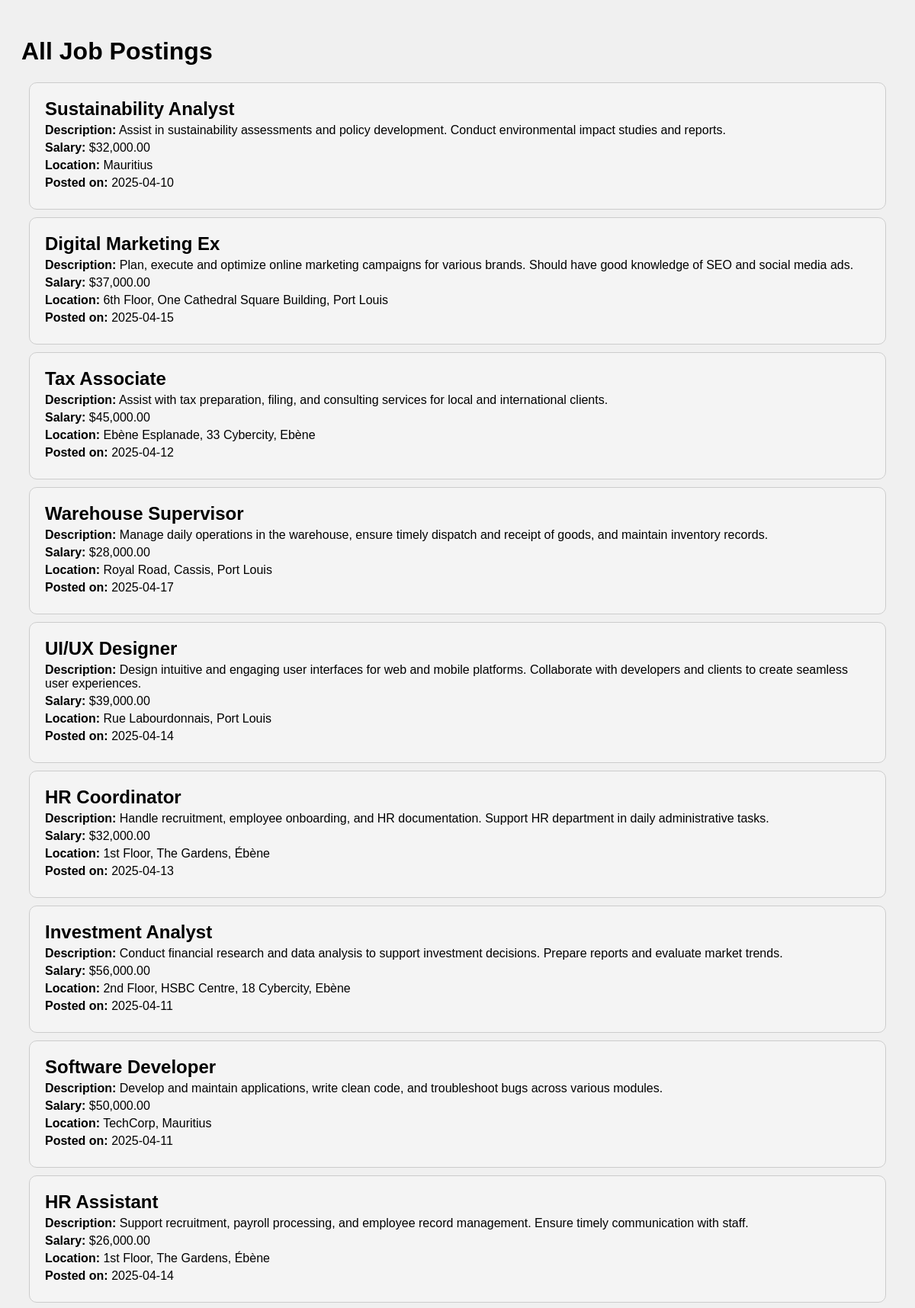
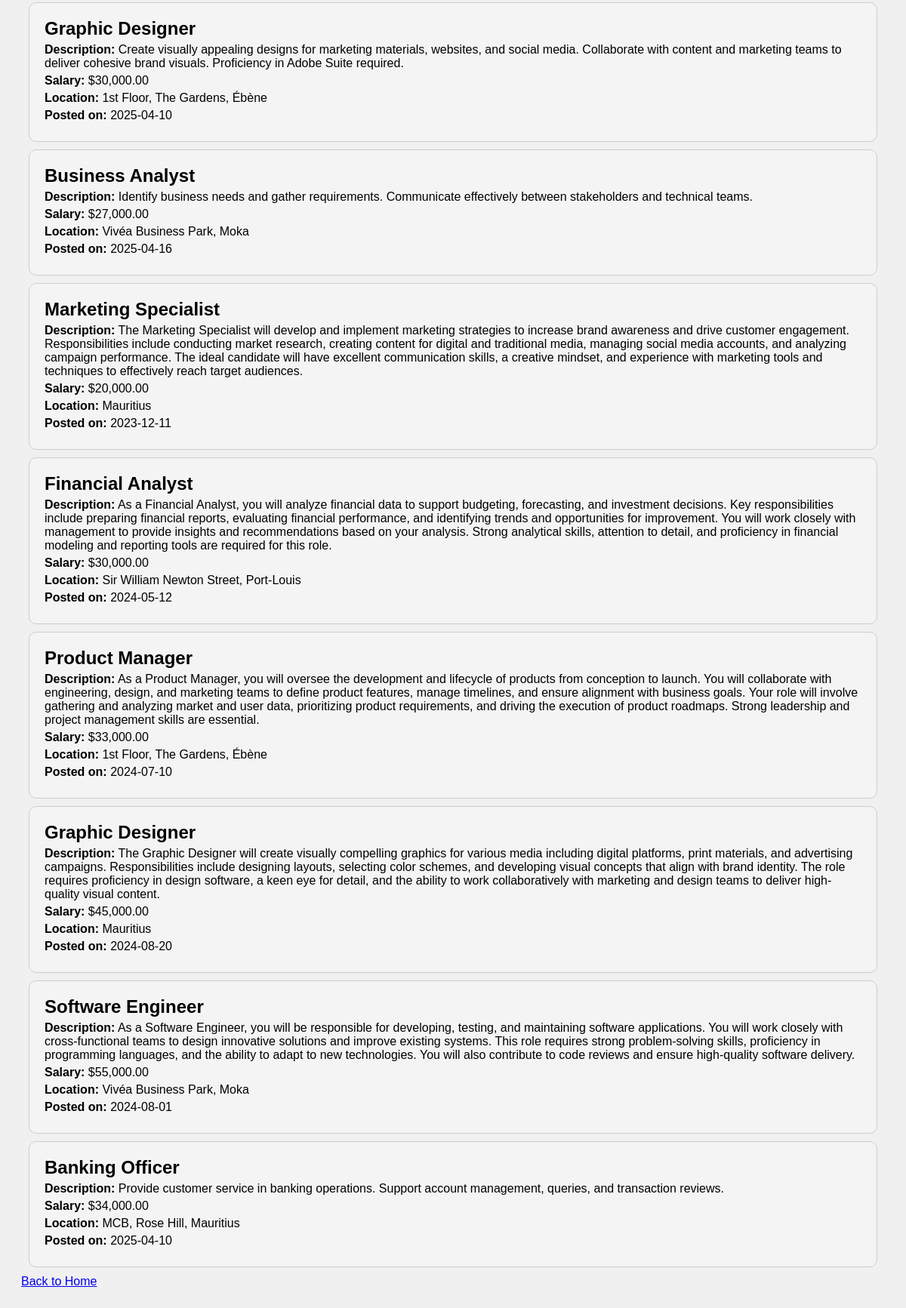
Screenshot of /jobsPosted.php with the database file from the repository (2 pictures, top to bottom).
### tables this page shows
CREATE TABLE `jobs` (
  `JobID` varchar(10) NOT NULL,
  `EmpID` int(10) NOT NULL,
  `Title` varchar(30) NOT NULL,
  `Description` varchar(600) NOT NULL,
  `Location` varchar(80) NOT NULL,
  `Salary` double NOT NULL,
  `DatePosted` date NOT NULL,
  `JobType` varchar(30) NOT NULL,
  `JobCategory` varchar(100) NOT NULL,
  `YearsOfExperience` int(5) NOT NULL
);

### jobsPosted.php (the view, shortened to what this page needs)
<?php
$servername = "localhost";
$username = "root";
$password = "";
$dbname = "jobrecruitment";
$conn = new mysqli($servername, $username, $password, $dbname);
$sql = "SELECT Title, Description, Salary, Location, DatePosted FROM jobs";
$result = $conn->query($sql);
?>
<!DOCTYPE html>
<html lang="en">
<head>
    <link rel="stylesheet" type="text/css" href="css/employerpage.css">
</head>
<body>
<div class="jobs-container">
    <h1>All Job Postings</h1>
    <?php
    if ($result->num_rows > 0) {
        while ($row = $result->fetch_assoc()) {
            echo '<div class="job-details">';
            echo '<h2>' . htmlspecialchars($row["Title"]) . '</h2>';
            echo '<p><strong>Description:</strong> ' . htmlspecialchars($row['Description']) . '</p>';
            echo '<p><strong>Salary:</strong> $' . number_format($row['Salary'], 2) . '</p>';
            echo '<p><strong>Location:</strong> ' . htmlspecialchars($row['Location']) . '</p>';
            echo '<p><strong>Posted on:</strong> ' . htmlspecialchars($row['DatePosted']) . '</p>';
            echo '</div>';
        }
    } else {
        echo "No jobs found.";
    }
    ?>
    <a href="employerhome.php">Back to Home</a>
</div>
</body>
</html>

### css/employerpage.css (style rules this page uses)
body { background-color: hsl(201, 95%, 70%,.7); background-image: url("https://images.unsplash.com/photo-1440492248262-6895f9da82fc?crop=entropy&cs=srgb&fm=jpg&ixid=MXwxNDU4OXwwfDF8cmFuZG9tfHx8fHx8fHw&ixlib=rb-1.2.1&q=85"); background-blend-mode: multiply; background-position: center center; background-repeat: no repeat; background-attachment: fixed; }
.jobs-container { padding: 15px 20px; }

### jobsPosted.php (style rules this page uses)
body { font-family: Arial, sans-serif; background-color: #f0f0f0; }
.job-details { border: 1px solid #ccc; padding: 20px; margin: 10px; border-radius: 10px; background-color: #f4f4f4; }
.job-details h2 { margin: 0; }
.job-details p { margin: 5px 0; }
.jobs-container { padding: 20px; }

### rows the page displays
jobs: Title "Sustainability Analyst", Description "Assist in sustainability assessments and policy development. Conduct environmental impact studies and reports.", Salary "32,000.00", Location "Mauritius", DatePosted "2025-04-10"
jobs: Title "Digital Marketing Ex", Description "Plan, execute and optimize online marketing campaigns for various brands. Should have good knowledge of SEO and social media ads.", Salary "37,000.00", Location "6th Floor, One Cathedral Square Building, Port Louis", DatePosted "2025-04-15"
jobs: Title "Tax Associate", Description "Assist with tax preparation, filing, and consulting services for local and international clients.", Salary "45,000.00", Location "Ebène Esplanade, 33 Cybercity, Ebène", DatePosted "2025-04-12"
jobs: Title "Warehouse Supervisor", Description "Manage daily operations in the warehouse, ensure timely dispatch and receipt of goods, and maintain inventory records.", Salary "28,000.00", Location "Royal Road, Cassis, Port Louis", DatePosted "2025-04-17"
jobs: Title "UI/UX Designer", Description "Design intuitive and engaging user interfaces for web and mobile platforms. Collaborate with developers and clients to create seamless user experiences.", Salary "39,000.00", Location "Rue Labourdonnais, Port Louis", DatePosted "2025-04-14"
jobs: Title "HR Coordinator", Description "Handle recruitment, employee onboarding, and HR documentation. Support HR department in daily administrative tasks.", Salary "32,000.00", Location "1st Floor, The Gardens, Ébène", DatePosted "2025-04-13"
jobs: Title "Investment Analyst", Description "Conduct financial research and data analysis to support investment decisions. Prepare reports and evaluate market trends.", Salary "56,000.00", Location "2nd Floor, HSBC Centre, 18 Cybercity, Ebène", DatePosted "2025-04-11"
jobs: Title "Software Developer", Description "Develop and maintain applications, write clean code, and troubleshoot bugs across various modules.", Salary "50,000.00", Location "TechCorp, Mauritius", DatePosted "2025-04-11"
jobs: Title "HR Assistant", Description "Support recruitment, payroll processing, and employee record management. Ensure timely communication with staff.", Salary "26,000.00", Location "1st Floor, The Gardens, Ébène", DatePosted "2025-04-14"
jobs: Title "Graphic Designer", Description "Create visually appealing designs for marketing materials, websites, and social media. Collaborate with content and marketing teams to deliver cohesive brand visuals. Proficiency in Adobe Suite required.", Salary "30,000.00", Location "1st Floor, The Gardens, Ébène", DatePosted "2025-04-10"
jobs: Title "Business Analyst", Description "Identify business needs and gather requirements. Communicate effectively between stakeholders and technical teams.", Salary "27,000.00", Location "Vivéa Business Park, Moka", DatePosted "2025-04-16"
jobs: Title "Marketing Specialist", Description "The Marketing Specialist will develop and implement marketing strategies to increase brand awareness and drive customer engagement. Responsibilities include conducting market research, creating content for digital and traditional media, managing social media accounts, and analyzing campaign performance. The ideal candidate will have excellent communication skills, a creative mindset, and experience with marketing tools and techniques to effectively reach target audiences.", Salary "20,000.00", Location "Mauritius", DatePosted "2023-12-11"
jobs: Title "Financial Analyst", Description "As a Financial Analyst, you will analyze financial data to support budgeting, forecasting, and investment decisions. Key responsibilities include preparing financial reports, evaluating financial performance, and identifying trends and opportunities for improvement. You will work closely with management to provide insights and recommendations based on your analysis. Strong analytical skills, attention to detail, and proficiency in financial modeling and reporting tools are required for this role.", Salary "30,000.00", Location "Sir William Newton Street, Port-Louis", DatePosted "2024-05-12"
jobs: Title "Product Manager", Description "As a Product Manager, you will oversee the development and lifecycle of products from conception to launch. You will collaborate with engineering, design, and marketing teams to define product features, manage timelines, and ensure alignment with business goals. Your role will involve gathering and analyzing market and user data, prioritizing product requirements, and driving the execution of product roadmaps. Strong leadership and project management skills are essential.", Salary "33,000.00", Location "1st Floor, The Gardens, Ébène", DatePosted "2024-07-10"
jobs: Title "Graphic Designer", Description "The Graphic Designer will create visually compelling graphics for various media including digital platforms, print materials, and advertising campaigns. Responsibilities include designing layouts, selecting color schemes, and developing visual concepts that align with brand identity. The role requires proficiency in design software, a keen eye for detail, and the ability to work collaboratively with marketing and design teams to deliver high-quality visual content.", Salary "45,000.00", Location "Mauritius", DatePosted "2024-08-20"
jobs: Title "Software Engineer", Description "As a Software Engineer, you will be responsible for developing, testing, and maintaining software applications. You will work closely with cross-functional teams to design innovative solutions and improve existing systems. This role requires strong problem-solving skills, proficiency in programming languages, and the ability to adapt to new technologies. You will also contribute to code reviews and ensure high-quality software delivery.", Salary "55,000.00", Location "Vivéa Business Park, Moka", DatePosted "2024-08-01"
jobs: Title "Banking Officer", Description "Provide customer service in banking operations. Support account management, queries, and transaction reviews.", Salary "34,000.00", Location "MCB, Rose Hill, Mauritius", DatePosted "2025-04-10"
